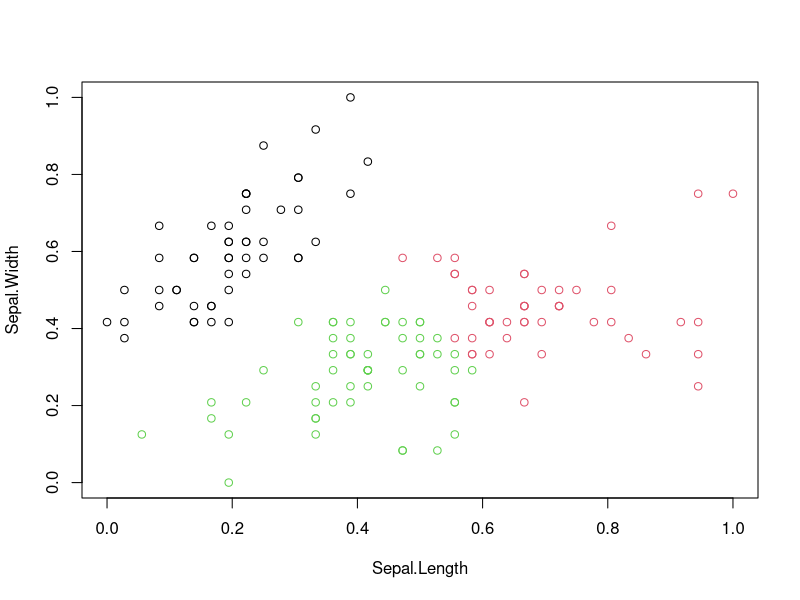
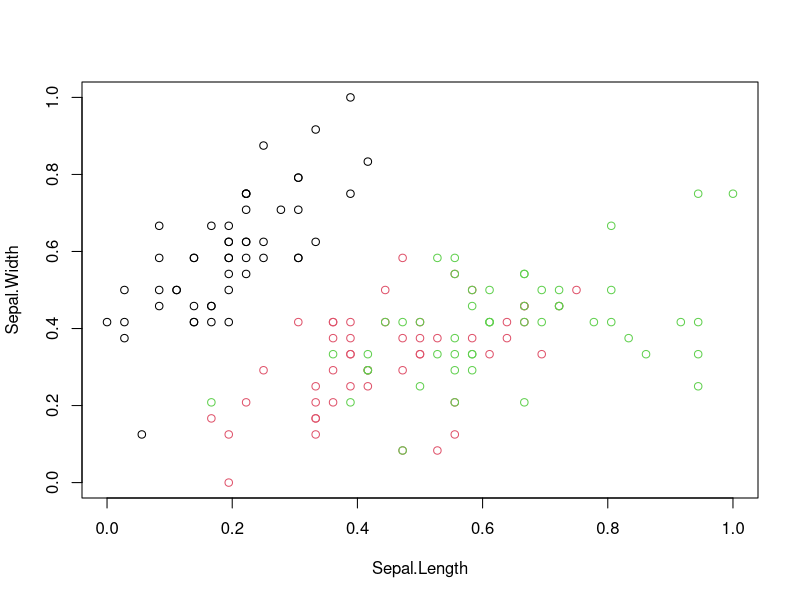

Recreate these plots in R, in order.
require("datasets")
data("iris")
head(iris)
summary(iris)

X <- iris[,c(1, 2)]
y <- iris[,"Species"]

normalize <- function(x) {
  return ((x-min(x))/(max(x)-min(x)))
}

X$Sepal.Length <- normalize(X$Sepal.Length)
X$Sepal.Width <- normalize(X$Sepal.Width)
head(X)

result <- kmeans(X, 3)

result$size
result$centers

plot(X, col=result$cluster)
plot(X, col=y)
